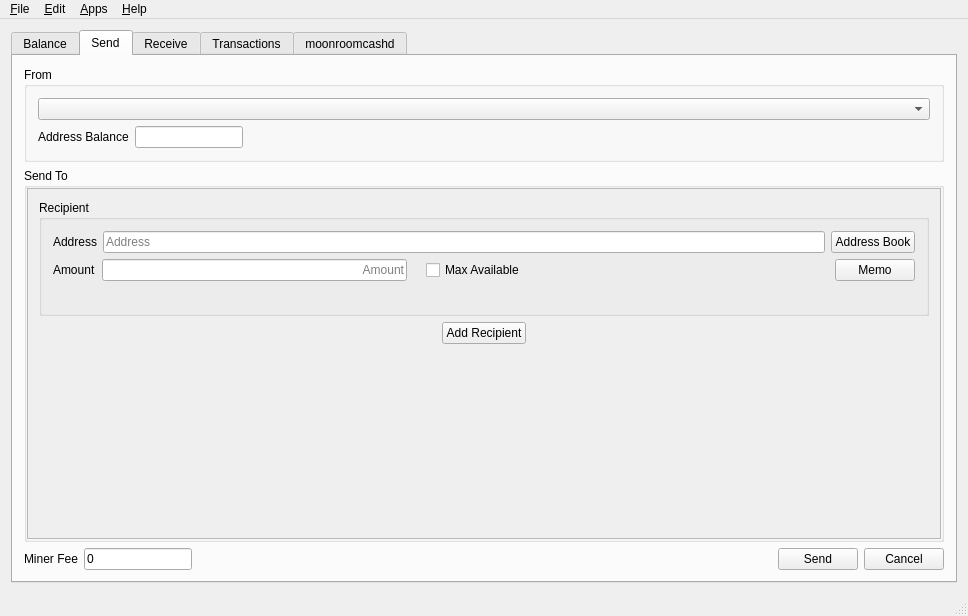
<?xml version="1.0" encoding="UTF-8"?>
<ui version="4.0">
 <class>MainWindow</class>
 <widget class="QMainWindow" name="MainWindow">
  <property name="geometry">
   <rect>
    <x>0</x>
    <y>0</y>
    <width>968</width>
    <height>616</height>
   </rect>
  </property>
  <property name="windowTitle">
   <string>mrc-qt-wallet</string>
  </property>
  <property name="windowIcon">
   <iconset resource="../application.qrc">
    <normaloff>:/icons/res/icon.ico</normaloff>:/icons/res/icon.ico</iconset>
  </property>
  <widget class="QWidget" name="centralWidget">
   <layout class="QGridLayout" name="gridLayout_3">
    <item row="0" column="0">
     <widget class="QTabWidget" name="tabWidget">
      <property name="currentIndex">
       <number>1</number>
      </property>
      <widget class="QWidget" name="tab">
       <attribute name="title">
        <string>Balance</string>
       </attribute>
       <layout class="QGridLayout" name="gridLayout_2">
        <item row="0" column="0">
         <layout class="QHBoxLayout" name="horizontalLayout_5">
          <item>
           <widget class="QGroupBox" name="groupBox">
            <property name="minimumSize">
             <size>
              <width>250</width>
              <height>0</height>
             </size>
            </property>
            <property name="title">
             <string>Summary</string>
            </property>
            <property name="flat">
             <bool>false</bool>
            </property>
            <layout class="QGridLayout" name="gridLayout">
             <item row="0" column="0">
              <layout class="QVBoxLayout" name="verticalLayout">
               <item>
                <layout class="QHBoxLayout" name="horizontalLayout">
                 <item>
                  <widget class="QLabel" name="label">
                   <property name="sizePolicy">
                    <sizepolicy hsizetype="Minimum" vsizetype="Preferred">
                     <horstretch>0</horstretch>
                     <verstretch>0</verstretch>
                    </sizepolicy>
                   </property>
                   <property name="text">
                    <string>Shielded</string>
                   </property>
                  </widget>
                 </item>
                 <item>
                  <widget class="QLabel" name="balSheilded">
                   <property name="text">
                    <string/>
                   </property>
                   <property name="alignment">
                    <set>Qt::AlignRight|Qt::AlignTrailing|Qt::AlignVCenter</set>
                   </property>
                  </widget>
                 </item>
                </layout>
               </item>
               <item>
                <layout class="QHBoxLayout" name="horizontalLayout_2">
                 <item>
                  <widget class="QLabel" name="label_2">
                   <property name="sizePolicy">
                    <sizepolicy hsizetype="Minimum" vsizetype="Preferred">
                     <horstretch>0</horstretch>
                     <verstretch>0</verstretch>
                    </sizepolicy>
                   </property>
                   <property name="text">
                    <string>Transparent</string>
                   </property>
                  </widget>
                 </item>
                 <item>
                  <widget class="QLabel" name="balTransparent">
                   <property name="text">
                    <string/>
                   </property>
                   <property name="alignment">
                    <set>Qt::AlignRight|Qt::AlignTrailing|Qt::AlignVCenter</set>
                   </property>
                  </widget>
                 </item>
                </layout>
               </item>
               <item>
                <widget class="Line" name="line">
                 <property name="orientation">
                  <enum>Qt::Horizontal</enum>
                 </property>
                </widget>
               </item>
               <item>
                <layout class="QHBoxLayout" name="horizontalLayout_3">
                 <item>
                  <widget class="QLabel" name="label_3">
                   <property name="sizePolicy">
                    <sizepolicy hsizetype="Minimum" vsizetype="Preferred">
                     <horstretch>0</horstretch>
                     <verstretch>0</verstretch>
                    </sizepolicy>
                   </property>
                   <property name="font">
                    <font>
                     <weight>75</weight>
                     <bold>true</bold>
                    </font>
                   </property>
                   <property name="text">
                    <string>Total</string>
                   </property>
                  </widget>
                 </item>
                 <item>
                  <widget class="QLabel" name="balTotal">
                   <property name="font">
                    <font>
                     <weight>75</weight>
                     <bold>true</bold>
                    </font>
                   </property>
                   <property name="text">
                    <string/>
                   </property>
                   <property name="alignment">
                    <set>Qt::AlignRight|Qt::AlignTrailing|Qt::AlignVCenter</set>
                   </property>
                  </widget>
                 </item>
                </layout>
               </item>
               <item>
                <spacer name="verticalSpacer">
                 <property name="orientation">
                  <enum>Qt::Vertical</enum>
                 </property>
                 <property name="sizeHint" stdset="0">
                  <size>
                   <width>20</width>
                   <height>40</height>
                  </size>
                 </property>
                </spacer>
               </item>
               <item>
                <widget class="QLabel" name="unconfirmedWarning">
                 <property name="sizePolicy">
                  <sizepolicy hsizetype="Minimum" vsizetype="Preferred">
                   <horstretch>0</horstretch>
                   <verstretch>0</verstretch>
                  </sizepolicy>
                 </property>
                 <property name="styleSheet">
                  <string notr="true">color: red;</string>
                 </property>
                 <property name="text">
                  <string>Some transactions are not yet confirmed</string>
                 </property>
                </widget>
               </item>
              </layout>
             </item>
            </layout>
           </widget>
          </item>
          <item>
           <widget class="QGroupBox" name="groupBox_2">
            <property name="sizePolicy">
             <sizepolicy hsizetype="Expanding" vsizetype="Preferred">
              <horstretch>0</horstretch>
              <verstretch>0</verstretch>
             </sizepolicy>
            </property>
            <property name="title">
             <string>Address Balances</string>
            </property>
            <layout class="QHBoxLayout" name="horizontalLayout_4">
             <property name="spacing">
              <number>6</number>
             </property>
             <property name="leftMargin">
              <number>0</number>
             </property>
             <property name="topMargin">
              <number>0</number>
             </property>
             <property name="rightMargin">
              <number>0</number>
             </property>
             <property name="bottomMargin">
              <number>0</number>
             </property>
             <item>
              <widget class="QTableView" name="balancesTable">
               <property name="selectionMode">
                <enum>QAbstractItemView::SingleSelection</enum>
               </property>
               <property name="selectionBehavior">
                <enum>QAbstractItemView::SelectRows</enum>
               </property>
               <property name="cornerButtonEnabled">
                <bool>false</bool>
               </property>
               <attribute name="horizontalHeaderShowSortIndicator" stdset="0">
                <bool>false</bool>
               </attribute>
               <attribute name="horizontalHeaderStretchLastSection">
                <bool>true</bool>
               </attribute>
               <attribute name="verticalHeaderVisible">
                <bool>false</bool>
               </attribute>
              </widget>
             </item>
            </layout>
           </widget>
          </item>
         </layout>
        </item>
       </layout>
      </widget>
      <widget class="QWidget" name="tab_2">
       <attribute name="title">
        <string>Send</string>
       </attribute>
       <layout class="QVBoxLayout" name="verticalLayout_4">
        <item>
         <widget class="QGroupBox" name="groupBox_4">
          <property name="autoFillBackground">
           <bool>false</bool>
          </property>
          <property name="title">
           <string>From</string>
          </property>
          <property name="flat">
           <bool>false</bool>
          </property>
          <layout class="QVBoxLayout" name="verticalLayout_6">
           <item>
            <layout class="QHBoxLayout" name="horizontalLayout_8">
             <item>
              <widget class="AddressCombo" name="inputsCombo"/>
             </item>
            </layout>
           </item>
           <item>
            <layout class="QHBoxLayout" name="horizontalLayout_15">
             <item>
              <widget class="QLabel" name="label_5">
               <property name="text">
                <string>Address Balance</string>
               </property>
              </widget>
             </item>
             <item>
              <widget class="QLineEdit" name="sendAddressBalance">
               <property name="sizePolicy">
                <sizepolicy hsizetype="Preferred" vsizetype="Fixed">
                 <horstretch>0</horstretch>
                 <verstretch>0</verstretch>
                </sizepolicy>
               </property>
               <property name="alignment">
                <set>Qt::AlignRight|Qt::AlignTrailing|Qt::AlignVCenter</set>
               </property>
               <property name="readOnly">
                <bool>true</bool>
               </property>
              </widget>
             </item>
             <item>
              <widget class="QLabel" name="sendAddressBalanceUSD">
               <property name="text">
                <string/>
               </property>
              </widget>
             </item>
             <item>
              <spacer name="horizontalSpacer_6">
               <property name="orientation">
                <enum>Qt::Horizontal</enum>
               </property>
               <property name="sizeHint" stdset="0">
                <size>
                 <width>40</width>
                 <height>20</height>
                </size>
               </property>
              </spacer>
             </item>
            </layout>
           </item>
          </layout>
         </widget>
        </item>
        <item>
         <widget class="QGroupBox" name="groupBox_3">
          <property name="title">
           <string>Send To</string>
          </property>
          <property name="flat">
           <bool>false</bool>
          </property>
          <layout class="QVBoxLayout" name="verticalLayout_3">
           <property name="leftMargin">
            <number>0</number>
           </property>
           <property name="topMargin">
            <number>0</number>
           </property>
           <property name="rightMargin">
            <number>0</number>
           </property>
           <property name="bottomMargin">
            <number>0</number>
           </property>
           <item>
            <widget class="QScrollArea" name="sendToScrollArea">
             <property name="sizeAdjustPolicy">
              <enum>QAbstractScrollArea::AdjustToContents</enum>
             </property>
             <property name="widgetResizable">
              <bool>true</bool>
             </property>
             <widget class="QWidget" name="sendToWidgets">
              <property name="geometry">
               <rect>
                <x>0</x>
                <y>0</y>
                <width>928</width>
                <height>380</height>
               </rect>
              </property>
              <layout class="QVBoxLayout" name="sendToLayout">
               <item>
                <widget class="QGroupBox" name="verticalGroupBox">
                 <property name="title">
                  <string>Recipient</string>
                 </property>
                 <layout class="QVBoxLayout" name="sendAddressLayout">
                  <item>
                   <layout class="QHBoxLayout" name="horizontalLayout_12">
                    <item>
                     <widget class="QLabel" name="label_4">
                      <property name="text">
                       <string>Address</string>
                      </property>
                     </widget>
                    </item>
                    <item>
                     <widget class="QLineEdit" name="Address1">
                      <property name="placeholderText">
                       <string>Address</string>
                      </property>
                     </widget>
                    </item>
                    <item>
                     <widget class="QPushButton" name="AddressBook1">
                      <property name="text">
                       <string>Address Book</string>
                      </property>
                     </widget>
                    </item>
                   </layout>
                  </item>
                  <item>
                   <layout class="QHBoxLayout" name="horizontalLayout_13">
                    <item>
                     <widget class="QLabel" name="label_6">
                      <property name="text">
                       <string>Amount</string>
                      </property>
                     </widget>
                    </item>
                    <item>
                     <widget class="QLineEdit" name="Amount1">
                      <property name="baseSize">
                       <size>
                        <width>200</width>
                        <height>0</height>
                       </size>
                      </property>
                      <property name="alignment">
                       <set>Qt::AlignRight|Qt::AlignTrailing|Qt::AlignVCenter</set>
                      </property>
                      <property name="placeholderText">
                       <string>Amount</string>
                      </property>
                     </widget>
                    </item>
                    <item>
                     <widget class="QLabel" name="AmtUSD1">
                      <property name="text">
                       <string/>
                      </property>
                     </widget>
                    </item>
                    <item>
                     <widget class="QCheckBox" name="Max1">
                      <property name="text">
                       <string>Max Available</string>
                      </property>
                     </widget>
                    </item>
                    <item>
                     <spacer name="horizontalSpacer_4">
                      <property name="orientation">
                       <enum>Qt::Horizontal</enum>
                      </property>
                      <property name="sizeHint" stdset="0">
                       <size>
                        <width>40</width>
                        <height>20</height>
                       </size>
                      </property>
                     </spacer>
                    </item>
                    <item>
                     <widget class="QPushButton" name="MemoBtn1">
                      <property name="enabled">
                       <bool>true</bool>
                      </property>
                      <property name="toolTip">
                       <string/>
                      </property>
                      <property name="text">
                       <string>Memo</string>
                      </property>
                     </widget>
                    </item>
                   </layout>
                  </item>
                  <item>
                   <widget class="QLabel" name="MemoTxt1">
                    <property name="font">
                     <font>
                      <pointsize>10</pointsize>
                     </font>
                    </property>
                    <property name="text">
                     <string/>
                    </property>
                    <property name="wordWrap">
                     <bool>true</bool>
                    </property>
                   </widget>
                  </item>
                 </layout>
                </widget>
               </item>
               <item>
                <layout class="QHBoxLayout" name="horizontalLayout_7">
                 <item>
                  <spacer name="horizontalSpacer_2">
                   <property name="orientation">
                    <enum>Qt::Horizontal</enum>
                   </property>
                   <property name="sizeHint" stdset="0">
                    <size>
                     <width>40</width>
                     <height>20</height>
                    </size>
                   </property>
                  </spacer>
                 </item>
                 <item>
                  <widget class="QPushButton" name="addAddressButton">
                   <property name="baseSize">
                    <size>
                     <width>200</width>
                     <height>0</height>
                    </size>
                   </property>
                   <property name="text">
                    <string>Add Recipient</string>
                   </property>
                  </widget>
                 </item>
                 <item>
                  <spacer name="horizontalSpacer_3">
                   <property name="orientation">
                    <enum>Qt::Horizontal</enum>
                   </property>
                   <property name="sizeHint" stdset="0">
                    <size>
                     <width>40</width>
                     <height>20</height>
                    </size>
                   </property>
                  </spacer>
                 </item>
                </layout>
               </item>
               <item>
                <spacer name="verticalSpacer_2">
                 <property name="orientation">
                  <enum>Qt::Vertical</enum>
                 </property>
                 <property name="sizeHint" stdset="0">
                  <size>
                   <width>20</width>
                   <height>40</height>
                  </size>
                 </property>
                </spacer>
               </item>
              </layout>
             </widget>
            </widget>
           </item>
          </layout>
         </widget>
        </item>
        <item>
         <layout class="QHBoxLayout" name="horizontalLayout_6">
          <item>
           <widget class="QLabel" name="minerFeeLabel">
            <property name="text">
             <string>Miner Fee</string>
            </property>
           </widget>
          </item>
          <item>
           <widget class="QLineEdit" name="minerFeeAmt">
            <property name="sizePolicy">
             <sizepolicy hsizetype="Preferred" vsizetype="Fixed">
              <horstretch>0</horstretch>
              <verstretch>0</verstretch>
             </sizepolicy>
            </property>
            <property name="text">
             <string>0</string>
            </property>
           </widget>
          </item>
          <item>
           <widget class="QLabel" name="lblMinerFeeUSD">
            <property name="text">
             <string/>
            </property>
           </widget>
          </item>
          <item>
           <spacer name="horizontalSpacer">
            <property name="orientation">
             <enum>Qt::Horizontal</enum>
            </property>
            <property name="sizeHint" stdset="0">
             <size>
              <width>40</width>
              <height>20</height>
             </size>
            </property>
           </spacer>
          </item>
          <item>
           <widget class="QPushButton" name="sendTransactionButton">
            <property name="baseSize">
             <size>
              <width>100</width>
              <height>0</height>
             </size>
            </property>
            <property name="text">
             <string>Send</string>
            </property>
            <property name="flat">
             <bool>false</bool>
            </property>
           </widget>
          </item>
          <item>
           <widget class="QPushButton" name="cancelSendButton">
            <property name="baseSize">
             <size>
              <width>100</width>
              <height>0</height>
             </size>
            </property>
            <property name="text">
             <string>Cancel</string>
            </property>
           </widget>
          </item>
         </layout>
        </item>
       </layout>
      </widget>
      <widget class="QWidget" name="tab_3">
       <attribute name="title">
        <string>Receive</string>
       </attribute>
       <layout class="QVBoxLayout" name="verticalLayout_5">
        <item>
         <layout class="QVBoxLayout" name="verticalLayout_8">
          <item>
           <widget class="QGroupBox" name="groupBox_6">
            <property name="title">
             <string>Address Type</string>
            </property>
            <property name="flat">
             <bool>false</bool>
            </property>
            <property name="checkable">
             <bool>false</bool>
            </property>
            <layout class="QVBoxLayout" name="verticalLayout_9">
             <item>
              <layout class="QHBoxLayout" name="horizontalLayout_9">
               <item>
                <widget class="QRadioButton" name="rdioZSAddr">
                 <property name="text">
                  <string>z-Addr(Sapling)</string>
                 </property>
                </widget>
               </item>
               <item>
                <widget class="QRadioButton" name="rdioTAddr">
                 <property name="sizePolicy">
                  <sizepolicy hsizetype="Preferred" vsizetype="Fixed">
                   <horstretch>0</horstretch>
                   <verstretch>0</verstretch>
                  </sizepolicy>
                 </property>
                 <property name="text">
                  <string>t-Addr</string>
                 </property>
                </widget>
               </item>
               <item>
                <widget class="QRadioButton" name="rdioZAddr">
                 <property name="text">
                  <string>z-Addr(Sprout)</string>
                 </property>
                </widget>
               </item>
              </layout>
             </item>
             <item>
              <layout class="QHBoxLayout" name="horizontalLayout_10">
               <item>
                <widget class="AddressCombo" name="listRecieveAddresses">
                 <property name="sizePolicy">
                  <sizepolicy hsizetype="Expanding" vsizetype="Fixed">
                   <horstretch>0</horstretch>
                   <verstretch>0</verstretch>
                  </sizepolicy>
                 </property>
                 <property name="duplicatesEnabled">
                  <bool>false</bool>
                 </property>
                </widget>
               </item>
               <item>
                <widget class="QPushButton" name="btnRecieveNewAddr">
                 <property name="text">
                  <string>New Address</string>
                 </property>
                </widget>
               </item>
              </layout>
             </item>
            </layout>
           </widget>
          </item>
          <item>
           <layout class="QHBoxLayout" name="horizontalLayout_11">
            <item>
             <layout class="QVBoxLayout" name="verticalLayout_10">
              <item>
               <layout class="QGridLayout" name="gridLayout_4">
                <item row="1" column="0">
                 <widget class="QLabel" name="label_7">
                  <property name="text">
                   <string>Label</string>
                  </property>
                 </widget>
                </item>
                <item row="1" column="2">
                 <widget class="QPushButton" name="rcvUpdateLabel">
                  <property name="text">
                   <string>Update Label</string>
                  </property>
                 </widget>
                </item>
                <item row="2" column="1" colspan="2">
                 <widget class="QLabel" name="rcvBal">
                  <property name="text">
                   <string/>
                  </property>
                 </widget>
                </item>
                <item row="2" column="0">
                 <widget class="QLabel" name="label_21">
                  <property name="text">
                   <string>Address Balance</string>
                  </property>
                 </widget>
                </item>
                <item row="1" column="1">
                 <widget class="QLineEdit" name="rcvLabel">
                  <property name="maxLength">
                   <number>40</number>
                  </property>
                  <property name="placeholderText">
                   <string>Optional</string>
                  </property>
                 </widget>
                </item>
                <item row="0" column="1" colspan="2">
                 <widget class="QPlainTextEdit" name="txtRecieve">
                  <property name="sizePolicy">
                   <sizepolicy hsizetype="Expanding" vsizetype="Preferred">
                    <horstretch>0</horstretch>
                    <verstretch>0</verstretch>
                   </sizepolicy>
                  </property>
                  <property name="readOnly">
                   <bool>true</bool>
                  </property>
                 </widget>
                </item>
                <item row="0" column="0">
                 <widget class="QLabel" name="label_10">
                  <property name="text">
                   <string>Address</string>
                  </property>
                  <property name="alignment">
                   <set>Qt::AlignLeading|Qt::AlignLeft|Qt::AlignTop</set>
                  </property>
                 </widget>
                </item>
                <item row="3" column="1" colspan="2">
                 <layout class="QHBoxLayout" name="horizontalLayout_16">
                  <item>
                   <widget class="QPushButton" name="exportKey">
                    <property name="text">
                     <string>Export Private Key</string>
                    </property>
                   </widget>
                  </item>
                  <item>
                   <spacer name="horizontalSpacer_5">
                    <property name="orientation">
                     <enum>Qt::Horizontal</enum>
                    </property>
                    <property name="sizeHint" stdset="0">
                     <size>
                      <width>40</width>
                      <height>20</height>
                     </size>
                    </property>
                   </spacer>
                  </item>
                 </layout>
                </item>
               </layout>
              </item>
              <item>
               <spacer name="verticalSpacer_5">
                <property name="orientation">
                 <enum>Qt::Vertical</enum>
                </property>
                <property name="sizeHint" stdset="0">
                 <size>
                  <width>20</width>
                  <height>40</height>
                 </size>
                </property>
               </spacer>
              </item>
             </layout>
            </item>
            <item>
             <widget class="QRCodeLabel" name="qrcodeDisplay">
              <property name="sizePolicy">
               <sizepolicy hsizetype="Expanding" vsizetype="Expanding">
                <horstretch>0</horstretch>
                <verstretch>0</verstretch>
               </sizepolicy>
              </property>
              <property name="styleSheet">
               <string notr="true">background-color: #fff</string>
              </property>
              <property name="text">
               <string/>
              </property>
             </widget>
            </item>
           </layout>
          </item>
         </layout>
        </item>
       </layout>
      </widget>
      <widget class="QWidget" name="tab_4">
       <attribute name="title">
        <string>Transactions</string>
       </attribute>
       <layout class="QVBoxLayout" name="verticalLayout_2">
        <item>
         <widget class="QTableView" name="transactionsTable">
          <property name="selectionMode">
           <enum>QAbstractItemView::SingleSelection</enum>
          </property>
          <property name="selectionBehavior">
           <enum>QAbstractItemView::SelectRows</enum>
          </property>
         </widget>
        </item>
       </layout>
      </widget>
      <widget class="QWidget" name="tab_5">
       <attribute name="title">
        <string>moonroomcashd</string>
       </attribute>
       <layout class="QVBoxLayout" name="verticalLayout_7">
        <item>
         <layout class="QHBoxLayout" name="horizontalLayout_14">
          <item>
           <widget class="FilledIconLabel" name="zcashdlogo">
            <property name="sizePolicy">
             <sizepolicy hsizetype="Expanding" vsizetype="Expanding">
              <horstretch>0</horstretch>
              <verstretch>0</verstretch>
             </sizepolicy>
            </property>
            <property name="text">
             <string/>
            </property>
            <property name="scaledContents">
             <bool>false</bool>
            </property>
           </widget>
          </item>
          <item>
           <widget class="QGroupBox" name="groupBox_5">
            <property name="title">
             <string/>
            </property>
            <layout class="QGridLayout" name="gridLayout_5">
             <item row="5" column="0" colspan="3">
              <widget class="QLabel" name="label_14">
               <property name="text">
                <string>You are currently not mining</string>
               </property>
              </widget>
             </item>
             <item row="6" column="0">
              <spacer name="verticalSpacer_4">
               <property name="orientation">
                <enum>Qt::Vertical</enum>
               </property>
               <property name="sizeHint" stdset="0">
                <size>
                 <width>20</width>
                 <height>40</height>
                </size>
               </property>
              </spacer>
             </item>
             <item row="2" column="2">
              <widget class="QLabel" name="numconnections">
               <property name="text">
                <string>Loading...</string>
               </property>
              </widget>
             </item>
             <item row="1" column="0">
              <widget class="QLabel" name="heightLabel">
               <property name="text">
                <string>Block height</string>
               </property>
              </widget>
             </item>
             <item row="3" column="2">
              <widget class="QLabel" name="solrate">
               <property name="text">
                <string>Loading...</string>
               </property>
              </widget>
             </item>
             <item row="3" column="0">
              <widget class="QLabel" name="label_12">
               <property name="text">
                <string>Network solution rate</string>
               </property>
              </widget>
             </item>
             <item row="2" column="0">
              <widget class="QLabel" name="label_8">
               <property name="text">
                <string>Connections</string>
               </property>
              </widget>
             </item>
             <item row="1" column="2">
              <widget class="QLabel" name="blockheight">
               <property name="text">
                <string>Loading...</string>
               </property>
              </widget>
             </item>
             <item row="4" column="0" colspan="3">
              <widget class="Line" name="line_2">
               <property name="orientation">
                <enum>Qt::Horizontal</enum>
               </property>
              </widget>
             </item>
             <item row="0" column="0">
              <spacer name="verticalSpacer_3">
               <property name="orientation">
                <enum>Qt::Vertical</enum>
               </property>
               <property name="sizeHint" stdset="0">
                <size>
                 <width>20</width>
                 <height>40</height>
                </size>
               </property>
              </spacer>
             </item>
             <item row="3" column="1">
              <widget class="QLabel" name="label_9">
               <property name="text">
                <string>|</string>
               </property>
              </widget>
             </item>
             <item row="2" column="1">
              <widget class="QLabel" name="label_11">
               <property name="text">
                <string>|</string>
               </property>
              </widget>
             </item>
             <item row="1" column="1">
              <widget class="QLabel" name="label_13">
               <property name="text">
                <string>|</string>
               </property>
              </widget>
             </item>
            </layout>
           </widget>
          </item>
         </layout>
        </item>
       </layout>
      </widget>
     </widget>
    </item>
   </layout>
  </widget>
  <widget class="QMenuBar" name="menuBar">
   <property name="geometry">
    <rect>
     <x>0</x>
     <y>0</y>
     <width>968</width>
     <height>19</height>
    </rect>
   </property>
   <widget class="QMenu" name="menuFile">
    <property name="title">
     <string>&amp;File</string>
    </property>
    <addaction name="actionImport_Private_Key"/>
    <addaction name="actionExport_All_Private_Keys"/>
    <addaction name="actionBackup_wallet_dat"/>
    <addaction name="separator"/>
    <addaction name="actionExit"/>
   </widget>
   <widget class="QMenu" name="menuHelp">
    <property name="title">
     <string>&amp;Help</string>
    </property>
    <addaction name="actionDonate"/>
    <addaction name="actionCheck_for_Updates"/>
    <addaction name="actionAbout"/>
   </widget>
   <widget class="QMenu" name="menuApps">
    <property name="title">
     <string>&amp;Apps</string>
    </property>
    <addaction name="actionTurnstile_Migration"/>
    <addaction name="actionz_board_net"/>
   </widget>
   <widget class="QMenu" name="menu_Edit">
    <property name="title">
     <string>&amp;Edit</string>
    </property>
    <addaction name="action_Address_Book"/>
    <addaction name="actionSettings"/>
   </widget>
   <addaction name="menuFile"/>
   <addaction name="menu_Edit"/>
   <addaction name="menuApps"/>
   <addaction name="menuHelp"/>
  </widget>
  <widget class="QStatusBar" name="statusBar"/>
  <action name="actionExit">
   <property name="text">
    <string>E&amp;xit</string>
   </property>
  </action>
  <action name="actionAbout">
   <property name="text">
    <string>&amp;About</string>
   </property>
  </action>
  <action name="actionSettings">
   <property name="text">
    <string>&amp;Settings</string>
   </property>
   <property name="shortcut">
    <string>Ctrl+P</string>
   </property>
  </action>
  <action name="actionDonate">
   <property name="text">
    <string>&amp;Donate</string>
   </property>
  </action>
  <action name="actionCheck_for_Updates">
   <property name="text">
    <string>Check github.com for &amp;updates</string>
   </property>
  </action>
  <action name="actionTurnstile_Migration">
   <property name="text">
    <string>Sapling &amp;turnstile</string>
   </property>
   <property name="shortcut">
    <string>Ctrl+A, Ctrl+T</string>
   </property>
  </action>
  <action name="actionImport_Private_Key">
   <property name="text">
    <string>&amp;Import private key</string>
   </property>
  </action>
  <action name="actionExport_All_Private_Keys">
   <property name="text">
    <string>&amp;Export all private keys</string>
   </property>
  </action>
  <action name="actionz_board_net">
   <property name="text">
    <string>&amp;z-board.net</string>
   </property>
   <property name="shortcut">
    <string>Ctrl+A, Ctrl+Z</string>
   </property>
  </action>
  <action name="action_Address_Book">
   <property name="text">
    <string>Address &amp;book</string>
   </property>
   <property name="shortcut">
    <string>Ctrl+B</string>
   </property>
  </action>
  <action name="actionBackup_wallet_dat">
   <property name="text">
    <string>&amp;Backup wallet.dat</string>
   </property>
  </action>
 </widget>
 <layoutdefault spacing="6" margin="11"/>
 <customwidgets>
  <customwidget>
   <class>QRCodeLabel</class>
   <extends>QLabel</extends>
   <header>qrcodelabel.h</header>
  </customwidget>
  <customwidget>
   <class>FilledIconLabel</class>
   <extends>QLabel</extends>
   <header>fillediconlabel.h</header>
  </customwidget>
  <customwidget>
   <class>AddressCombo</class>
   <extends>QComboBox</extends>
   <header>addresscombo.h</header>
  </customwidget>
 </customwidgets>
 <tabstops>
  <tabstop>tabWidget</tabstop>
  <tabstop>inputsCombo</tabstop>
  <tabstop>Address1</tabstop>
  <tabstop>Amount1</tabstop>
  <tabstop>Max1</tabstop>
  <tabstop>AddressBook1</tabstop>
  <tabstop>MemoBtn1</tabstop>
  <tabstop>addAddressButton</tabstop>
  <tabstop>sendTransactionButton</tabstop>
  <tabstop>cancelSendButton</tabstop>
  <tabstop>rdioZSAddr</tabstop>
  <tabstop>rdioTAddr</tabstop>
  <tabstop>rdioZAddr</tabstop>
  <tabstop>listRecieveAddresses</tabstop>
  <tabstop>btnRecieveNewAddr</tabstop>
  <tabstop>txtRecieve</tabstop>
  <tabstop>rcvLabel</tabstop>
  <tabstop>rcvUpdateLabel</tabstop>
  <tabstop>transactionsTable</tabstop>
  <tabstop>balancesTable</tabstop>
  <tabstop>minerFeeAmt</tabstop>
  <tabstop>sendAddressBalance</tabstop>
  <tabstop>sendToScrollArea</tabstop>
 </tabstops>
 <resources>
  <include location="../application.qrc"/>
 </resources>
 <connections/>
</ui>
